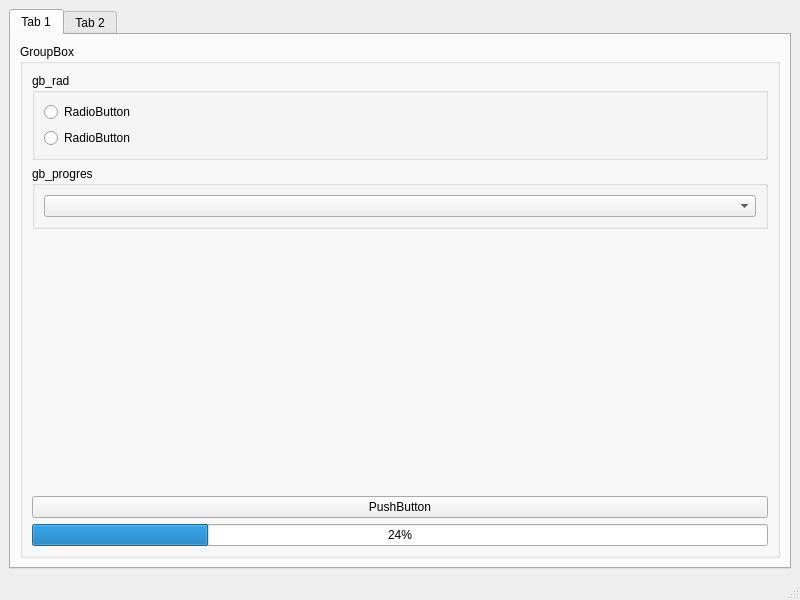
<?xml version="1.0" encoding="UTF-8"?>
<ui version="4.0">
 <class>MainWindow</class>
 <widget class="QMainWindow" name="MainWindow">
  <property name="geometry">
   <rect>
    <x>0</x>
    <y>0</y>
    <width>800</width>
    <height>600</height>
   </rect>
  </property>
  <property name="windowTitle">
   <string>MainWindow</string>
  </property>
  <widget class="QWidget" name="centralwidget">
   <layout class="QGridLayout" name="gridLayout_3">
    <item row="4" column="0">
     <widget class="QTabWidget" name="tabWidget">
      <property name="currentIndex">
       <number>0</number>
      </property>
      <widget class="QWidget" name="tab">
       <attribute name="title">
        <string>Tab 1</string>
       </attribute>
       <layout class="QGridLayout" name="gridLayout_4">
        <item row="0" column="0">
         <widget class="QGroupBox" name="gb_global">
          <property name="title">
           <string>GroupBox</string>
          </property>
          <layout class="QGridLayout" name="gridLayout">
           <item row="2" column="0">
            <spacer name="verticalSpacer">
             <property name="orientation">
              <enum>Qt::Orientation::Vertical</enum>
             </property>
             <property name="sizeHint" stdset="0">
              <size>
               <width>20</width>
               <height>40</height>
              </size>
             </property>
            </spacer>
           </item>
           <item row="4" column="0">
            <widget class="QProgressBar" name="pr_bar">
             <property name="value">
              <number>24</number>
             </property>
            </widget>
           </item>
           <item row="3" column="0">
            <widget class="QPushButton" name="bt_push">
             <property name="text">
              <string>PushButton</string>
             </property>
            </widget>
           </item>
           <item row="0" column="0">
            <widget class="QGroupBox" name="gb_rad">
             <property name="title">
              <string>gb_rad</string>
             </property>
             <layout class="QGridLayout" name="gridLayout_5">
              <item row="0" column="0">
               <widget class="QRadioButton" name="rb_pr">
                <property name="text">
                 <string>RadioButton</string>
                </property>
               </widget>
              </item>
              <item row="1" column="0">
               <widget class="QRadioButton" name="rb_day">
                <property name="text">
                 <string>RadioButton</string>
                </property>
               </widget>
              </item>
             </layout>
            </widget>
           </item>
           <item row="1" column="0">
            <widget class="QGroupBox" name="gb_progress">
             <property name="sizePolicy">
              <sizepolicy hsizetype="Minimum" vsizetype="Minimum">
               <horstretch>0</horstretch>
               <verstretch>0</verstretch>
              </sizepolicy>
             </property>
             <property name="title">
              <string>gb_progres</string>
             </property>
             <layout class="QGridLayout" name="gridLayout_2">
              <item row="0" column="0">
               <widget class="QComboBox" name="cb_bar"/>
              </item>
             </layout>
            </widget>
           </item>
          </layout>
         </widget>
        </item>
       </layout>
      </widget>
      <widget class="QWidget" name="tab_2">
       <attribute name="title">
        <string>Tab 2</string>
       </attribute>
      </widget>
     </widget>
    </item>
   </layout>
  </widget>
  <widget class="QMenuBar" name="menubar">
   <property name="geometry">
    <rect>
     <x>0</x>
     <y>0</y>
     <width>800</width>
     <height>21</height>
    </rect>
   </property>
  </widget>
  <widget class="QStatusBar" name="statusbar"/>
 </widget>
 <resources/>
 <connections/>
</ui>
